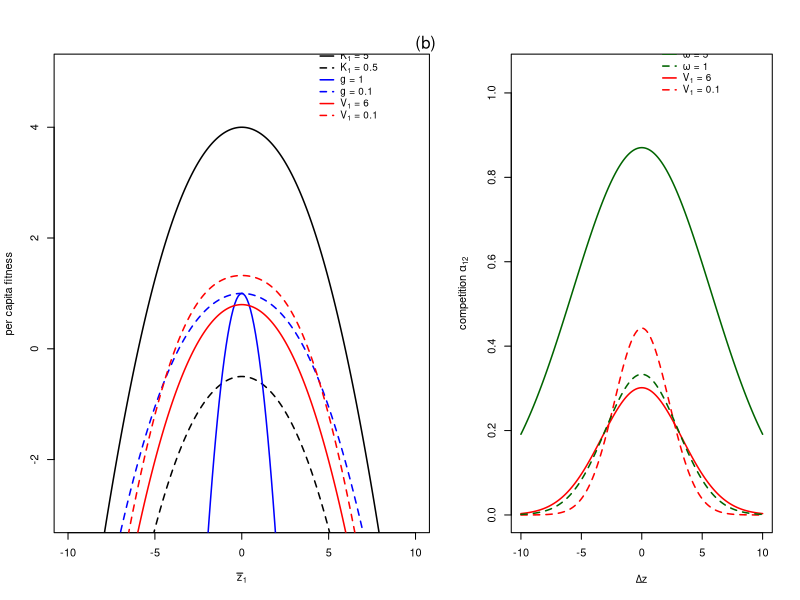

The R script that drew this image:
#Manuscript Figure 1 

# Define the function
r. <- function(z1, pars){
    # read in the parameters
    sigma1 <- pars$sigma1
    sigma2 <- pars$sigma2
    w <- pars$w
    K1 <- pars$K1
    K2 <- pars$K2
    theta1 <- pars$theta1
    theta2 <- pars$theta2

    # Calculations
    n.EQ1 <- 0 # We want this one to be zero
    n.EQ2 <- sqrt(1 + 2*sigma2^2/w^2)*(K2 - (1/theta2)*sigma2^2)
    Omega. <- sqrt(w^2 + sigma1^2 + sigma2^2) 

    dz <- z1-0
    b1 <- K1 - (z1^2 + sigma1^2)/theta1
    alpha1.0 <- 1*w/sqrt(sigma1^2+sigma1^2+w^2)
    alpha.inter <- exp(-dz^2/(2*(sigma1^2+sigma2^2+w^2)))*w/sqrt(sigma1^2+sigma2^2+w^2) 

    out. <- b1 - alpha1.0*n.EQ1 - alpha.inter*n.EQ2
    return(out.)
}


## Setting the parameters
w <- 1 ## competition width
theta1 <- 8 ## width of intrinsic growth function = 1/g
theta2 <- 8
K1 <- 2 #** increase K
K2 <- 1 ## vector of intrinsic growth potentials
sigma1 <- 2 ## vector of species trait standard deviations
sigma2 <- 2

z1. <- seq(-10, 10, by = 0.1)

#fitness function across z

#for high/low K
sigma1 < sqrt(5*theta1) #check species can persist alone
sigma2 < sqrt(K2*theta2)

pars.KH <- list(w = w, K1 = 5, K2 = K2, sigma1 = sigma1, sigma2 = sigma2, theta1 = theta1, theta2 = theta2)

pars.KL <- list(w = w, K1 = 0.5, K2 = K2, sigma1 = sigma1, sigma2 = sigma2, theta1 = theta1, theta2 = theta2)

#for high/low g = 1/theta
sigma1 < sqrt(K1*10) #check species can persist alone

pars.gH <- list(w = w, K1 = K1, K2 = K2, sigma1 = sigma1, sigma2 = sigma2, theta1 = 1, theta2 = 1)

pars.gL <- list(w = w, K1 = K1, K2 = K2, sigma1 = sigma1, sigma2 = sigma2, theta1 = 10, theta2 = 10)

#for high/low V = sigma^2
pars.VH <- list(w = w, K1 = K1, K2 = K2, sigma1 = sqrt(6), sigma2 = sigma2, theta1 = theta1, theta2 = theta2)

pars.VL <- list(w = w, K1 = K1, K2 = K2, sigma1 = sqrt(0.1), sigma2 = sigma2, theta1 = theta1, theta2 = theta2)



#alpha function across z

# Define the function
a. <- function(z1, pars){
    # read in the parameters
    sigma1 <- pars$sigma1
    sigma2 <- pars$sigma2
    w <- pars$w
    K1 <- pars$K1
    K2 <- pars$K2
    theta1 <- pars$theta1
    theta2 <- pars$theta2

    # Calculations
    n.EQ1 <- 0 # We want this one to be zero
    n.EQ2 <- sqrt(1 + 2*sigma2^2/w^2)*(K2 - (1/theta2)*sigma2^2)
    Omega. <- sqrt(w^2 + sigma1^2 + sigma2^2) 

    dz <- z1-0
    b1 <- K1 - (z1^2 + sigma1^2)/theta1
    alpha1.0 <- 1*w/sqrt(sigma1^2+sigma1^2+w^2)
    alpha.inter <- exp(-dz^2/(2*(sigma1^2+sigma2^2+w^2)))*w/sqrt(sigma1^2+sigma2^2+w^2)
    return(alpha.inter)
}

#for high/low w
pars.wH <- list(w = 5, K1 = K1, K2 = K2, sigma1 = sigma1, sigma2 = sigma2, theta1 = theta1, theta2 = theta2)

pars.wL <- list(w = 1, K1 = K1, K2 = K2, sigma1 = sigma1, sigma2 = sigma2, theta1 = theta1, theta2 = theta2)

#for high/low V = sigma^2
sigma1 < sqrt(K1*theta1) #check species can persist alone

pars.V1H <- list(w = w, K1 = K1, K2 = K2, sigma1 = sqrt(6), sigma2 = sigma2, theta1 = theta1, theta2 = theta2)

pars.V1L <- list(w = w, K1 = K1, K2 = K2, sigma1 = sqrt(0.1), sigma2 = sigma2, theta1 = theta1, theta2 = theta2)

### create figure ####
par(mfrow=c(1, 2), mar=c(4,4,2,0), oma=c(1,1,1,1))
pdf(file="Fitness_2_panel.pdf", width=5.4, height=3.2) 
layout(matrix(c(1, 1, 1, 1, 2, 2, 2), ncol = 7, byrow = TRUE))

# Fitness panel
plot(z1., r.(z1 = z1., pars.KH), type = 'l', xlab=expression(bar(z)[1]), 
     ylab="per capita fitness", ylim=c(-3,5), lwd=1.5)
mtext("(a)", side = 3, line = 0.2, adj = -0.25) 
lines(z1., r.(z1 = z1., pars.KL), type = 'l', lty ="dashed", lwd=1.5)
lines(z1., r.(z1 = z1., pars.gH), type = 'l', col="blue", lwd=1.5)
lines(z1., r.(z1 = z1., pars.gL), type = 'l', lty ="dashed", col="blue", lwd=1.5)
lines(z1., r.(z1 = z1., pars.VH), type = 'l', col = "red", lwd=1.5)
lines(z1., r.(z1 = z1., pars.VL), type = 'l', lty ="dashed", col="red", lwd=1.5)

legend(x=4, y=5.5, 
       legend=c(expression(paste(K[1], " = 5")), expression(paste(K[1], " = 0.5")),
                "g = 1", "g = 0.1", expression(paste(V[1], " = 6")), expression(paste(V[1], " = 0.1"))), 
       col=c("black", "black", "blue", "blue", "red", "red"), 
       lty=c(1,2,1,2,1,2), bty="n", seg.len=1.5, y.intersp=1, x.intersp=0.75, lwd=1.5, cex=0.9)

# Alpha panel
plot(z1., a.(z1 = z1., pars.wH), type = 'l', xlab=expression(paste(Delta, "z")), 
     ylab=expression(paste("competition ", alpha[12])), ylim=c(0,1.05),
     col="dark green", lwd=1.5)
mtext("(b)", side = 3, line = 0.2, adj = -0.4)
lines(z1., a.(z1 = z1., pars.V1H), type = 'l', col="red", lwd=1.5)
lines(z1., a.(z1 = z1., pars.V1L), type = 'l', col="red", lty="dashed", lwd=1.5)
lines(z1., a.(z1 = z1., pars.wL), type = 'l', col="dark green", lty="dashed", lwd=1.5)

legend(x=1, y=1.12, 
       legend=c(expression(paste(omega," = 5")), expression(paste(omega," = 1")), 
                expression(paste(V[1], " = 6")), expression(paste(V[1], " = 0.1"))), 
       col=c("dark green", "dark green", "red", "red"), 
       lty=c(1,2,1,2), bty="n", seg.len=1.5, y.intersp=1, x.intersp=0.75, lwd=1.5, cex=0.9)

dev.off()

